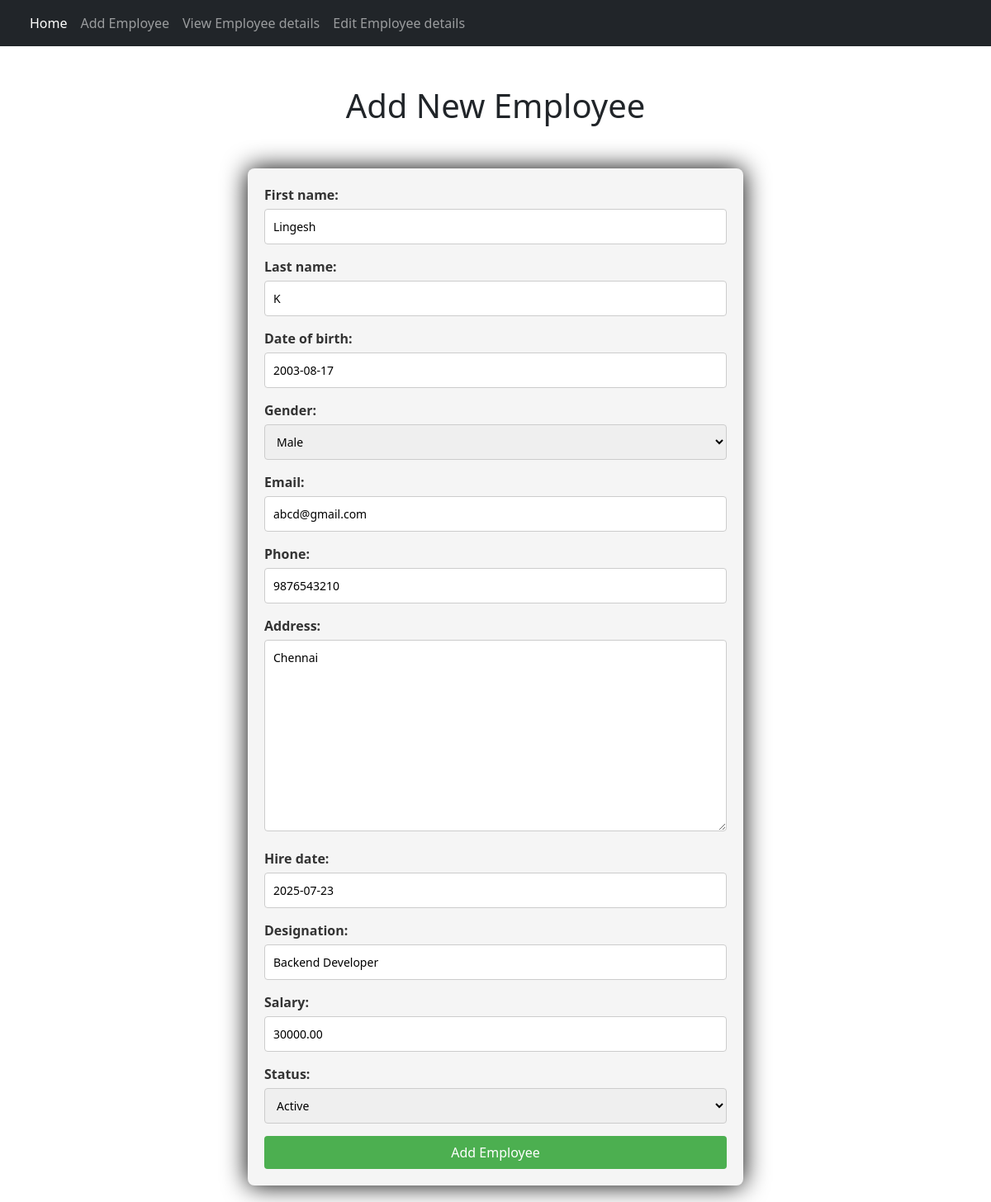
The app's page /employeehub/edit/update/1/ with its own data.
### EmployeeHub/models.py (models this page shows, shortened)
class Employee(models.Model):
    GENDER_CHOICES = [
        ('Male', 'Male'),
        ('Female', 'Female'),
        ('Other', 'Other'),
    ]
    STATUS_CHOICES = [
        ('Active', 'Active'),
        ('Resigned', 'Resigned'),
        ('On Leave', 'On Leave'),
    ]
    employee_id = models.AutoField(primary_key=True)
    first_name = models.CharField(max_length=50)
    last_name = models.CharField(max_length=50)
    date_of_birth = models.DateField()
    gender = models.CharField(max_length=10, choices=GENDER_CHOICES)
    email = models.EmailField(unique=True)
    phone = models.CharField(max_length=15)
    address = models.TextField()
    hire_date = models.DateField()
    designation = models.CharField(max_length=100)
    salary = models.DecimalField(max_digits=10, decimal_places=2)
    status = models.CharField(max_length=20, choices=STATUS_CHOICES, default='Active')

### EmployeeHub/views.py (the view)
# urls.py: path('edit/update/<int:id>/' , UpdateEmployee, name='employee_upd'),
def UpdateEmployee(request ,id):
    selected_employee=Employee.objects.get(employee_id=id)
    context={
        'employee_form':Employee_Form(instance=selected_employee)
    }
    if request.method =="POST":
        employee_form=Employee_Form(request.POST,instance=selected_employee)
        if employee_form.is_valid():
            employee_form.save()
            return redirect('/employeehub/edit/')
    return render(request, 'add_emp.html',context)

### EmployeeHub/forms.py
class Employee_Form(ModelForm):
    class Meta:
        model = Employee
        fields = '__all__'

### Frontend/templates/add_emp.html (shortened to what this page needs)
{% extends 'base.html' %}
{% block content %}
<h1><center>Add New Employee</center></h1>
<br>
<form action="" method="POST">
    {{employee_form}}
    <input type="submit" value="Add Employee">
    </form>
{% endblock %}

### Frontend/templates/base.html (style rules this page uses)
form { width: 50%; margin:20px auto; padding: 20px; background-color: #f5f5f5; border-radius: 8px; box-shadow: 0 0 30px rgba(0, 0, 0, 10); }
form label { display: block; margin-bottom: 5px; font-weight: bold; color: #333; }
form input[type="text"],input[type="email"] ,input[type="date"],input[type="number"],form textarea,form select { width: 100%; padding: 10px; margin-bottom: 15px; border: 1px solid #ccc; border-radius: 4px; box-sizing: border-box; font-size: 14px; }
input[type="submit"] { background-color: #4CAF50; color: white; padding: 8px; border: none; border-radius: 4px; cursor: pointer; font-size: 16px; width: 100%; }

### records on screen
Employee: first_name "Lingesh", last_name "K", date_of_birth "2003-08-17", gender "Male", email "abcd@gmail.com", phone "9876543210", address "Chennai", hire_date "2025-07-23", designation "Backend Developer", salary "30000.00", status "Active"
